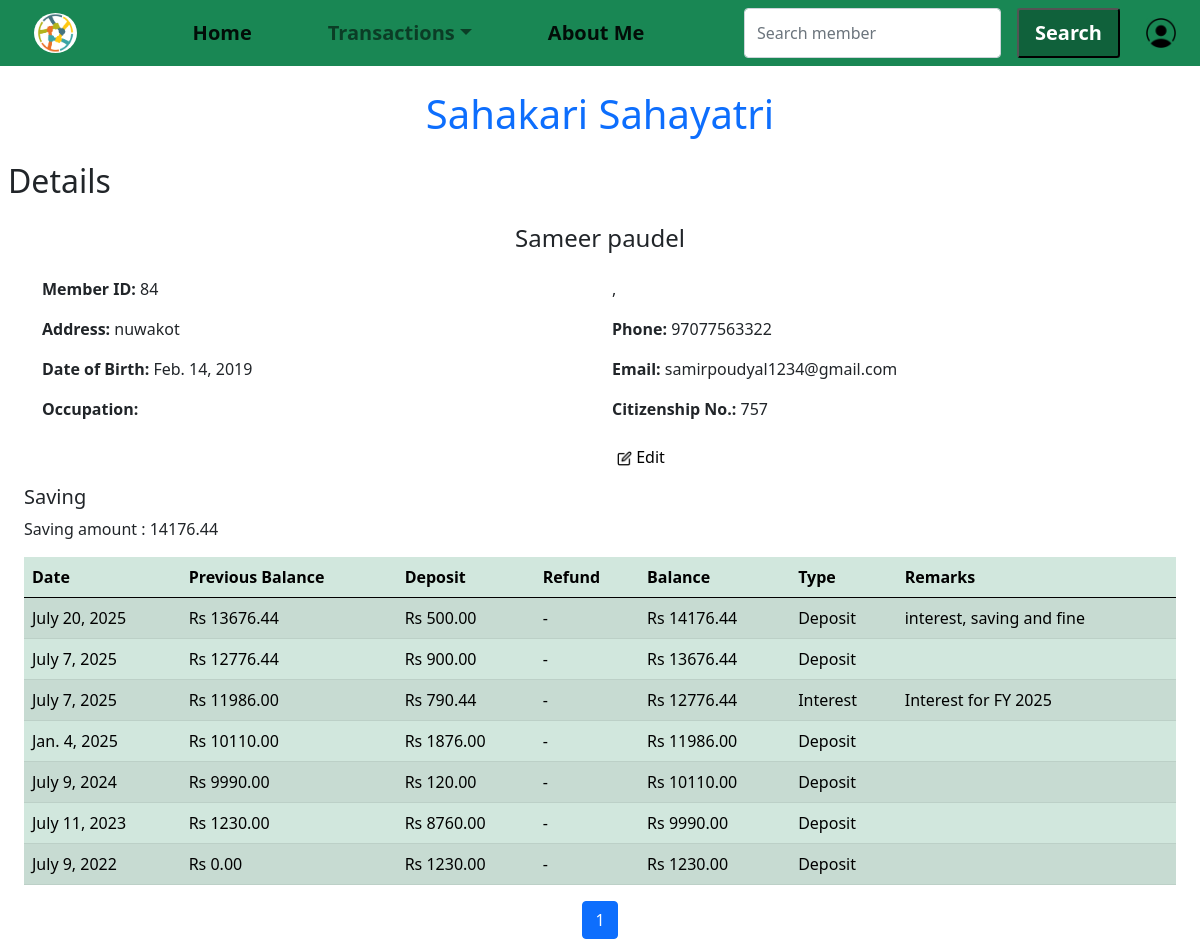
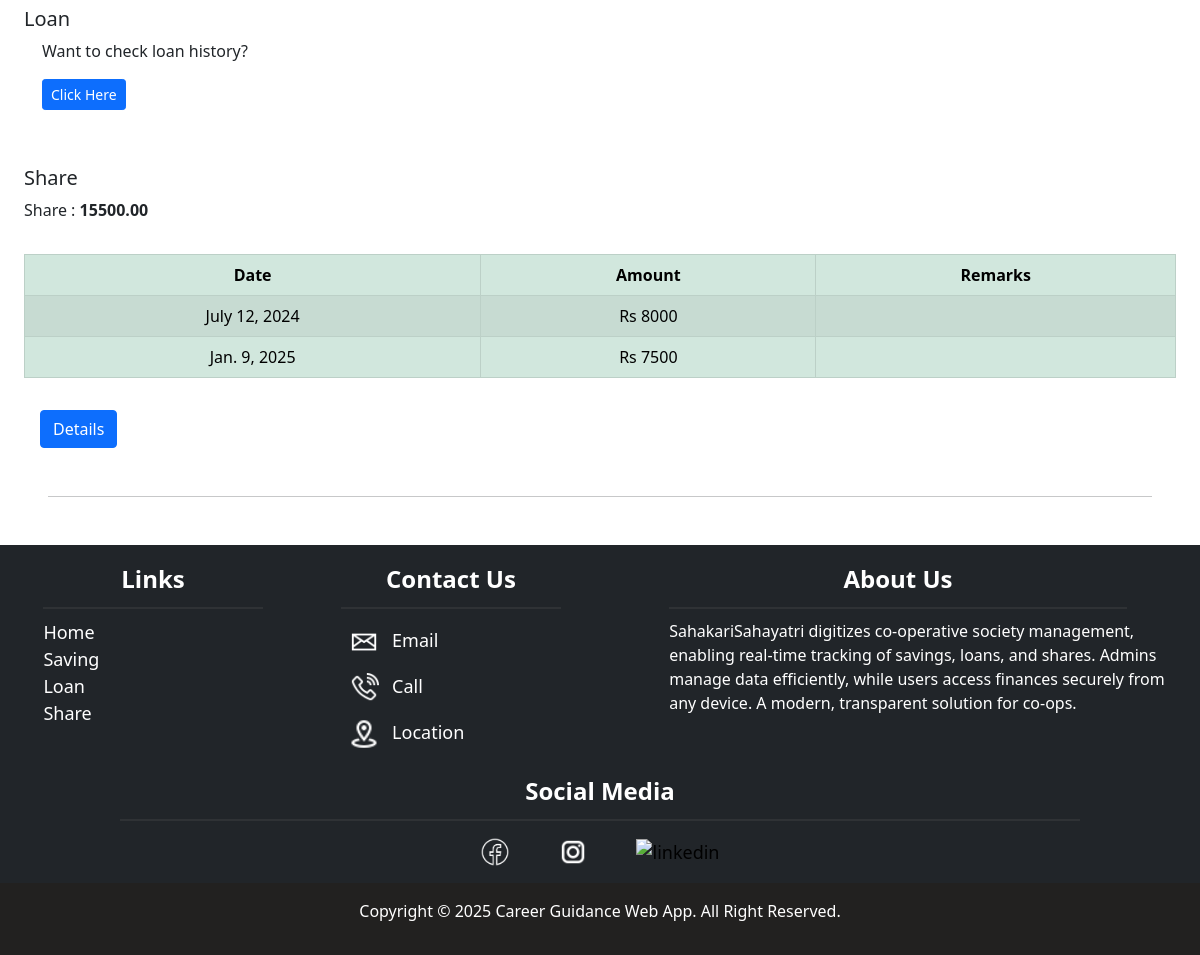
/about_me/ (signed in), run on the app's committed database (2 pictures, top to bottom).
### customer/models.py (models this page shows, shortened)
class Member(models.Model):
    user = models.OneToOneField(User, on_delete=models.CASCADE, related_name='member_profile')
    member_id = models.IntegerField(unique=True, primary_key=True)
    first_name = models.CharField(max_length=30, blank=False)
    middle_name = models.CharField(max_length=30, blank=True)
    last_name = models.CharField(max_length=30, blank=False)
    email = models.EmailField(unique=True, blank=True)
    phone_number = models.CharField(max_length=15, unique=True, blank=True)
    address = models.TextField(blank=False)
    date_of_birth = models.DateField(blank=True, null=True)
    citizenship_number = models.CharField(max_length=20, unique=True, blank=False)
    occupation = models.CharField(max_length=100, blank=True)
    date_joined = models.DateField(null=True, blank=True)
    name = models.CharField(max_length=100, blank=False, editable=False)
    class Meta:
        ordering = ['member_id']  # Ascending order

### saving/models.py (models this page shows, shortened)
class Deposit(models.Model):
    customer = models.ForeignKey(Member, on_delete=models.CASCADE, related_name='deposits')
    amount = models.DecimalField(max_digits=12, decimal_places=2)
    date = models.DateField(default=timezone.now)
    payment_method = models.CharField(max_length=50, choices=[
        ('cash', 'Cash'),
        ('bank_transfer', 'Bank Transfer'),
        ('cheque', 'Cheque'),
    ], default='cash')
    remarks = models.TextField(blank=True, null=True)
    class Meta:
        ordering = ['date']

class YearlyInterest(models.Model):
    customer = models.ForeignKey(Member, on_delete=models.CASCADE, related_name='yearly_interests')
    year = models.IntegerField(help_text="Fiscal year starting in Shrawan")  # e.g., 2081
    previous_interest_rate = models.DecimalField(max_digits=5, decimal_places=2)
    previous_interest_amount = models.DecimalField(max_digits=12, decimal_places=2, default=0.00)
    current_interest_rate = models.DecimalField(max_digits=5, decimal_places=2)
    current_interest_amount = models.DecimalField(max_digits=12, decimal_places=2, default=0.00)
    date = models.DateField(default=timezone.now)
    remarks = models.TextField(blank=True, null=True)
    class Meta:
        unique_together = ('customer', 'year')
        ordering = ['date']

### share/models.py (models this page shows, shortened)
class ShareCapital(models.Model):
    customer = models.ForeignKey(Member, on_delete=models.CASCADE, related_name='share_purchases')
    share_amount = models.IntegerField(help_text="Share Amount at purchase time")
    purchase_date = models.DateField(default=timezone.now)

### customer/views.py (the view, shortened to what this page needs)
# urls.py: path('about_me/', customer.about_me, name='about_me'),
@login_required(login_url='loginpage')
def about_me(request):
    member = get_object_or_404(Member, user=request.user)
    deposits = Deposit.objects.filter(customer=member)
    refunds = SavingRefund.objects.filter(customer=member)
    interests = YearlyInterest.objects.filter(customer=member)
    transactions = []
    total_deposit = Decimal('0.00')
    total_refund = Decimal('0.00')
    total_interest_gain = Decimal('0.00')
    for deposit in deposits:
        total_deposit += deposit.amount
        transactions.append({
            'date': deposit.date,
            'type': 'Deposit',
            'amount': deposit.amount,
            'payment_method': deposit.payment_method,
            'remarks': deposit.remarks,
        })
    for interest in interests:
        interest_amount = interest.previous_interest_amount + interest.current_interest_amount
        total_interest_gain += interest_amount
        transactions.append({
            'date': interest.date,
            'type': 'Interest',
            'amount': interest_amount,
            'payment_method': 'Auto',
            'remarks': f"Interest for FY {interest.year}",
        })
    total_saved = total_deposit + total_interest_gain - total_refund
    transactions.sort(key=lambda x: x['date'], reverse=True)    # Sort saving transactions (newest first)
    METHOD_DISPLAY = {
        'cash': 'Cash',
        'bank_transfer': 'Bank Transfer',
        'cheque': 'Cheque',
        'Auto': 'Interest',
    }
    running_balance = Decimal('0.00')
    detailed_transactions = []
    for tx in reversed(transactions):  # accumulate from oldest
        previous_balance = running_balance
        running_balance += tx['amount']
        detailed_transactions.append({
            'member_id': member.member_id,
            'date': tx['date'],
            'type': tx['type'],
            'amount': abs(tx['amount']),
            'previous_balance': previous_balance,
            'balance': running_balance,
            'payment_method': METHOD_DISPLAY.get(tx['payment_method'], tx['payment_method']),
            'remarks': tx['remarks'],
        })
    detailed_transactions.reverse()
    loans = Loan.objects.filter(customer=member).order_by('start_date')
    loan_transactions = [{
        'id': loan.id,
        'date': loan.start_date,
        'amount': loan.amount,
        'interest_rate': loan.interest_rate,
        'remaining_principal': loan.remaining_principal,
        'last_renewed': loan.last_renewed,
        'status': loan.status
    } for loan in loans]
    shares = ShareCapital.objects.filter(customer=member).order_by('purchase_date')
    share_transactions = []
    total_share = Decimal('0.00')
    for share in shares:
        total_share += share.share_amount
        share_transactions.append({
            'date': share.purchase_date,
            'amount': share.share_amount
        })
    paginator = Paginator(detailed_transactions, 25)
    page_number = request.GET.get('page')
    page_obj = paginator.get_page(page_number)
    return render(request, 'about_me.html', {
        'member': member,
        'total_share': total_share,
        'total_saved': total_saved,
        'transactions': detailed_transactions,
        'loan_transactions': loan_transactions,
        'share_transactions': share_transactions,
        'page_obj': page_obj
    })

### customer/templates/about_me.html (shortened to what this page needs)
{% extends "base.html" %}
{% load static %}
{% block content %}
<div class="details m-2">
    <h2>Details</h2>
    <div class="info container mt-4">
        <div class="row mb-3">
            <h4 class="text-center">{{member.name}}</h4>
        </div>
        <div class="row mb-2">
            <div class="col-md-6">
                <p><strong>Member ID:</strong> {{ member.member_id }}</p>
                <p><strong>Address:</strong> {{ member.address }}</p>
                <p><strong>Date of Birth:</strong> {{ member.date_of_birth }}</p>
                <p><strong>Occupation:</strong> {{ member.occupation }}</p>
            </div>
            <div class="col-md-6">
                <p>,</p>
                <p><strong>Phone:</strong> {{ member.phone_number }}</p>
                <p><strong>Email:</strong> {{ member.email }}</p>
                <p><strong>Citizenship No.:</strong> {{ member.citizenship_number }}</p>
            </div>
        </div>
        {% if not request.user.is_staff or request.user.is_superuser %}
            <div class="row">
                <div class="col-md-6"></div>
                <div class="col-md-6">
                    <a href="{% url 'user_customer_update' member.member_id %}" class="links text-decoration-none text-black"><img style="height:15px; width:15px;" src="{% static 'images/edit.png' %}"  alt="Edit"> Edit</a>
                </div>
            </div>
        {% endif %}
    </div>
    <div class="m-3">
        <h5>Saving</h5>
        <p>Saving amount : {{total_saved}}</p>
        {% if page_obj %}
        <div class="table-responsive">
            <table class="table table-responsive table-striped table-hover table-success">
                <thead>
                    <tr>
                        <th>Date</th>
                        <th>Previous Balance</th>
                        <th>Deposit</th>
                        <th>Refund</th>
                        <th>Balance</th>
                        <th>Type</th>
                        <th>Remarks</th>
                    </tr>
                </thead>
                <tbody>
                    {% for tx in page_obj %}
                        <tr>
                            <td>{{ tx.date }}</td>
                            <td>Rs {{ tx.previous_balance }}</td>
                            {% if tx.type == "Deposit" or  tx.type == "Interest" %}
                                <td>Rs {{ tx.amount }}</td>
                            {% else %}
                                <td>-</td>
                            {% endif %}
                            {% if tx.type == "Refund" %}
                                <td>Rs {{ tx.amount }}</td>
                            {% else %}
                                <td>-</td>
                            {% endif %}
                            <td>Rs {{ tx.balance }}</td>
                            <td>{{ tx.type }}</td>
                            <td>{{ tx.remarks }}</td>
                        </tr>
                    {% endfor %}
                </tbody>
            </table>
        </div>
        {% else %}
            <p>No Saving Data available.</p>
        {% endif %}
        <nav aria-label="Page navigation">
            <ul class="pagination justify-content-center">
                <li class="page-item active">
                    <span class="page-link">{{ page_obj.number }}</span>
                </li>
            </ul>
        </nav>
    </div>
    <div class="m-3">
        <h5>Loan</h5>
        {% if loan_transactions %}
            <div class="container">
                <p>Want to check loan history?</p>
                <a href="{% url 'loan_all' %}" class="btn btn-sm btn-primary">Click Here</a>
            </div>
        {% else %}
            <p>No loan transactions available.</p>
        {% endif %}
    </div>
    <br>
    <div class="m-3">
        <h5>Share</h5>
        <p>
            Share :<span class="fw-bold"> {{total_share}}</span>
        </p>
        {% if share_transactions %}
        <div class="table-responsive">
            <table class="table table-success table-striped table-bordered mt-3 text-center table-hover">
                <thead>
                    <tr>
                        <th>Date</th>
                        <th>Amount</th>
                        <th>Remarks</th>
                    </tr>
                </thead>
                <tbody>
                    {% for share in share_transactions %}
                        <tr>
                            <td>{{ share.date }}</td>
                            <td>Rs {{ share.amount }}</td>
                            <td>{{ share.remarks }}</td>
                        </tr>
                    {% endfor %}
                </tbody>
            </table>
        </div>
        <div class="m-3">
            <a href="{% url 'share_details' member.member_id %}" class="btn btn-primary">Details</a>
        </div>
        {% else %}
            <p>No share transactions available.</p>
        {% endif %}
    </div>
</div>
{% endblock content %}

### static/css/style.css (style rules this page uses)
.links { text-decoration: none; color: black; padding: 5px; }
html { font-size: 16px; }
body { margin: 0; padding: 0; }

### data on the page
Member: name "Sameer paudel", member_id "84", address "nuwakot", date_of_birth "Feb. 14, 2019", phone_number "97077563322", email "samirpoudyal1234@gmail.com", citizenship_number "757"
Deposit: date "July 20, 2025", remarks "interest, saving and fine"
Deposit: date "July 7, 2025"
YearlyInterest: date "July 7, 2025"
Deposit: date "Jan. 4, 2025"
Deposit: date "July 9, 2024"
Deposit: date "July 11, 2023"
Deposit: date "July 9, 2022"
ShareCapital: date "July 12, 2024"
ShareCapital: date "Jan. 9, 2025"

### other printed values
{{ total_saved }} "14176.44"
{{ tx.previous_balance }} "13676.44" "12776.44" "11986.00" "10110.00" "9990.00" "1230.00" "0.00"
{{ tx.amount }} "500.00" "900.00" "790.44" "1876.00" "120.00" "8760.00" "1230.00"
{{ tx.balance }} "14176.44" "13676.44" "12776.44" "11986.00" "10110.00" "9990.00" "1230.00"
{{ tx.type }} "Deposit" "Deposit" "Interest" "Deposit" "Deposit" "Deposit" "Deposit"
{{ tx.remarks }} "Interest for FY 2025"
{{ page_obj.number }} "1"
{{ total_share }} "15500.00"
{{ share.amount }} "8000" "7500"
